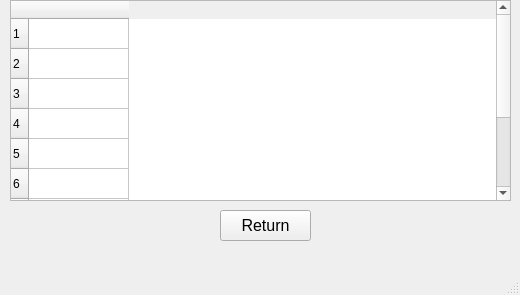
<?xml version="1.0" encoding="UTF-8"?>
<ui version="4.0">
 <class>MainWindow</class>
 <widget class="QMainWindow" name="MainWindow">
  <property name="geometry">
   <rect>
    <x>0</x>
    <y>0</y>
    <width>520</width>
    <height>295</height>
   </rect>
  </property>
  <property name="windowTitle">
   <string>MainWindow</string>
  </property>
  <property name="dockOptions">
   <set>QMainWindow::AllowTabbedDocks|QMainWindow::AnimatedDocks</set>
  </property>
  <widget class="QWidget" name="centralwidget">
   <widget class="QPushButton" name="return_button">
    <property name="geometry">
     <rect>
      <x>220</x>
      <y>210</y>
      <width>91</width>
      <height>31</height>
     </rect>
    </property>
    <property name="font">
     <font>
      <pointsize>12</pointsize>
     </font>
    </property>
    <property name="text">
     <string>Return</string>
    </property>
   </widget>
   <widget class="QTableWidget" name="tableWidget">
    <property name="geometry">
     <rect>
      <x>10</x>
      <y>0</y>
      <width>501</width>
      <height>201</height>
     </rect>
    </property>
    <row>
     <property name="text">
      <string>1</string>
     </property>
    </row>
    <row>
     <property name="text">
      <string>2</string>
     </property>
    </row>
    <row>
     <property name="text">
      <string>3</string>
     </property>
    </row>
    <row>
     <property name="text">
      <string>4</string>
     </property>
    </row>
    <row>
     <property name="text">
      <string>5</string>
     </property>
    </row>
    <row>
     <property name="text">
      <string>6</string>
     </property>
    </row>
    <row>
     <property name="text">
      <string>7</string>
     </property>
    </row>
    <row>
     <property name="text">
      <string>8</string>
     </property>
    </row>
    <row>
     <property name="text">
      <string>9</string>
     </property>
    </row>
    <row>
     <property name="text">
      <string>10</string>
     </property>
    </row>
    <column>
     <property name="text">
      <string/>
     </property>
    </column>
   </widget>
  </widget>
  <widget class="QMenuBar" name="menubar">
   <property name="geometry">
    <rect>
     <x>0</x>
     <y>0</y>
     <width>520</width>
     <height>26</height>
    </rect>
   </property>
  </widget>
  <widget class="QStatusBar" name="statusbar"/>
 </widget>
 <resources/>
 <connections/>
</ui>
